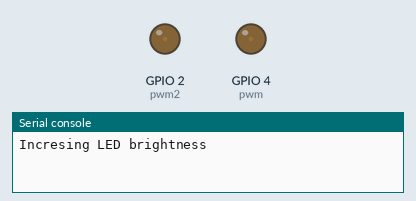
The program below on a simulated ESP32 board running MicroPython. Shown: output pins drawn as LEDs (lit = HIGH), the last lines printed to the serial console.

Above: at 0.05 s.
At 1.45 s:
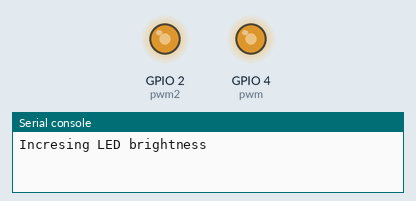
At 2.85 s:
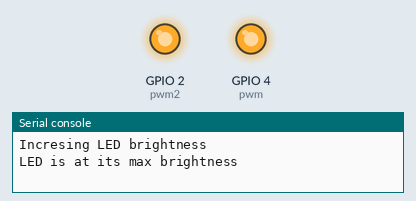
At 5.7 s:
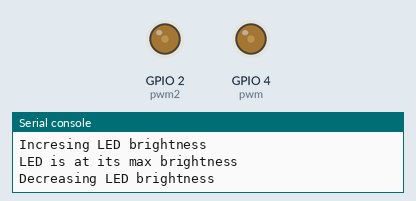
Timing chart, 0 to 10.6 s (numbered marks = the images above):
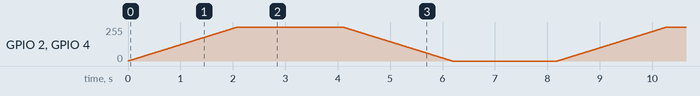

The program:

main.py
```python
#ESP32 PWM
#LED fading using PWM
#PWM can be enam=bled on all output enable pins
#the base frequency ranges from 1Hz to 40MHz
#but there is a trade off
#as the base frequency increases, the duty resolution decreases

from machine import Pin, Timer, PWM
from time import sleep_ms

#PWM object and its configuration
#PWM frequency = 1000 Hz

pwm = PWM(Pin(4),freq=1000)
pwm2 = PWM(Pin(2),freq=1000)

while True:
    #increse the LED brightness
    print("Incresing LED brightness")
    for i in range(0,1024):
        pwm.duty(i)
        pwm2.duty(i)
        sleep_ms(2)
        i += 1
    print("LED is at its max brightness")
    #wait at max brightness for 2 sec
    sleep_ms(2000)

    #decrese the LED brightness
    print("Decreasing LED brightness")
    for i in range(0,1024):
        pwm.duty(1023-i)
        pwm2.duty(1023-i)
        sleep_ms(2)
        i += 1
    print("LED is at its min brightness")
    #wait at min brightness for 2 sec
    sleep_ms(2000)
```
